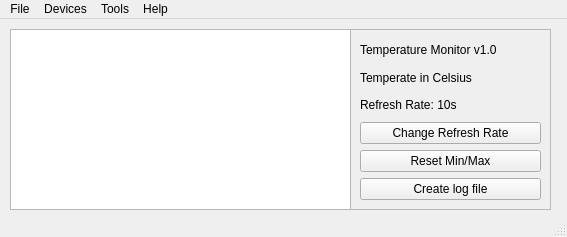
<?xml version="1.0" encoding="UTF-8"?>
<ui version="4.0">
 <class>MainWindow</class>
 <widget class="QMainWindow" name="MainWindow">
  <property name="geometry">
   <rect>
    <x>0</x>
    <y>0</y>
    <width>567</width>
    <height>237</height>
   </rect>
  </property>
  <property name="windowTitle">
   <string>MainWindow</string>
  </property>
  <widget class="QWidget" name="centralwidget">
   <widget class="QTableView" name="tableView">
    <property name="geometry">
     <rect>
      <x>10</x>
      <y>10</y>
      <width>341</width>
      <height>181</height>
     </rect>
    </property>
    <property name="font">
     <font>
      <pointsize>12</pointsize>
     </font>
    </property>
   </widget>
   <widget class="QFrame" name="frame">
    <property name="geometry">
     <rect>
      <x>350</x>
      <y>10</y>
      <width>201</width>
      <height>181</height>
     </rect>
    </property>
    <property name="frameShape">
     <enum>QFrame::StyledPanel</enum>
    </property>
    <property name="frameShadow">
     <enum>QFrame::Raised</enum>
    </property>
    <layout class="QGridLayout" name="gridLayout">
     <item row="6" column="0">
      <widget class="QPushButton" name="logfileButton">
       <property name="text">
        <string>Create log file</string>
       </property>
      </widget>
     </item>
     <item row="4" column="0">
      <widget class="QPushButton" name="refreshRateButton">
       <property name="text">
        <string>Change Refresh Rate</string>
       </property>
      </widget>
     </item>
     <item row="5" column="0">
      <widget class="QPushButton" name="resetMinMaxButton">
       <property name="text">
        <string>Reset Min/Max</string>
       </property>
      </widget>
     </item>
     <item row="2" column="0">
      <widget class="QLabel" name="refreshLabel">
       <property name="text">
        <string>Refresh Rate: 10s</string>
       </property>
       <property name="alignment">
        <set>Qt::AlignLeading|Qt::AlignLeft|Qt::AlignVCenter</set>
       </property>
      </widget>
     </item>
     <item row="0" column="0">
      <widget class="QLabel" name="nameLabel">
       <property name="text">
        <string>Temperature Monitor v1.0</string>
       </property>
      </widget>
     </item>
     <item row="1" column="0">
      <widget class="QLabel" name="tempLabel">
       <property name="text">
        <string>Temperate in Celsius</string>
       </property>
       <property name="alignment">
        <set>Qt::AlignLeading|Qt::AlignLeft|Qt::AlignVCenter</set>
       </property>
      </widget>
     </item>
    </layout>
   </widget>
  </widget>
  <widget class="QMenuBar" name="menubar">
   <property name="geometry">
    <rect>
     <x>0</x>
     <y>0</y>
     <width>567</width>
     <height>22</height>
    </rect>
   </property>
   <widget class="QMenu" name="menuFile">
    <property name="title">
     <string>File</string>
    </property>
    <addaction name="actionOpen_New_Window"/>
    <addaction name="actionClose"/>
   </widget>
   <widget class="QMenu" name="menuSettings">
    <property name="title">
     <string>Tools</string>
    </property>
    <addaction name="actionReset_Min_Max"/>
    <addaction name="actionSet_Refresh_Rate"/>
    <addaction name="actionCreateCSV_log_file"/>
   </widget>
   <widget class="QMenu" name="menuHelp">
    <property name="title">
     <string>Help</string>
    </property>
    <addaction name="actionAbout"/>
   </widget>
   <widget class="QMenu" name="menuDevices">
    <property name="title">
     <string>Devices</string>
    </property>
   </widget>
   <addaction name="menuFile"/>
   <addaction name="menuDevices"/>
   <addaction name="menuSettings"/>
   <addaction name="menuHelp"/>
  </widget>
  <widget class="QStatusBar" name="statusbar"/>
  <action name="actionClose">
   <property name="text">
    <string>Close</string>
   </property>
   <property name="shortcut">
    <string extracomment="Ctrl+C">Ctrl+C</string>
   </property>
  </action>
  <action name="actionOpen_New_Window">
   <property name="text">
    <string>Open New Window</string>
   </property>
   <property name="shortcut">
    <string extracomment="Ctrl+c"/>
   </property>
  </action>
  <action name="actionReset_Min_Max">
   <property name="text">
    <string>Reset Min/Max</string>
   </property>
  </action>
  <action name="actionSet_Refresh_Rate">
   <property name="text">
    <string>Set Refresh Rate</string>
   </property>
  </action>
  <action name="actionView_Available_devices">
   <property name="text">
    <string>View Available devices</string>
   </property>
  </action>
  <action name="actionAbout">
   <property name="text">
    <string>About</string>
   </property>
   <property name="shortcut">
    <string>Ctrl+H</string>
   </property>
  </action>
  <action name="actionCreateCSV_log_file">
   <property name="text">
    <string>CreateCSV log file</string>
   </property>
  </action>
 </widget>
 <resources/>
 <connections/>
</ui>
